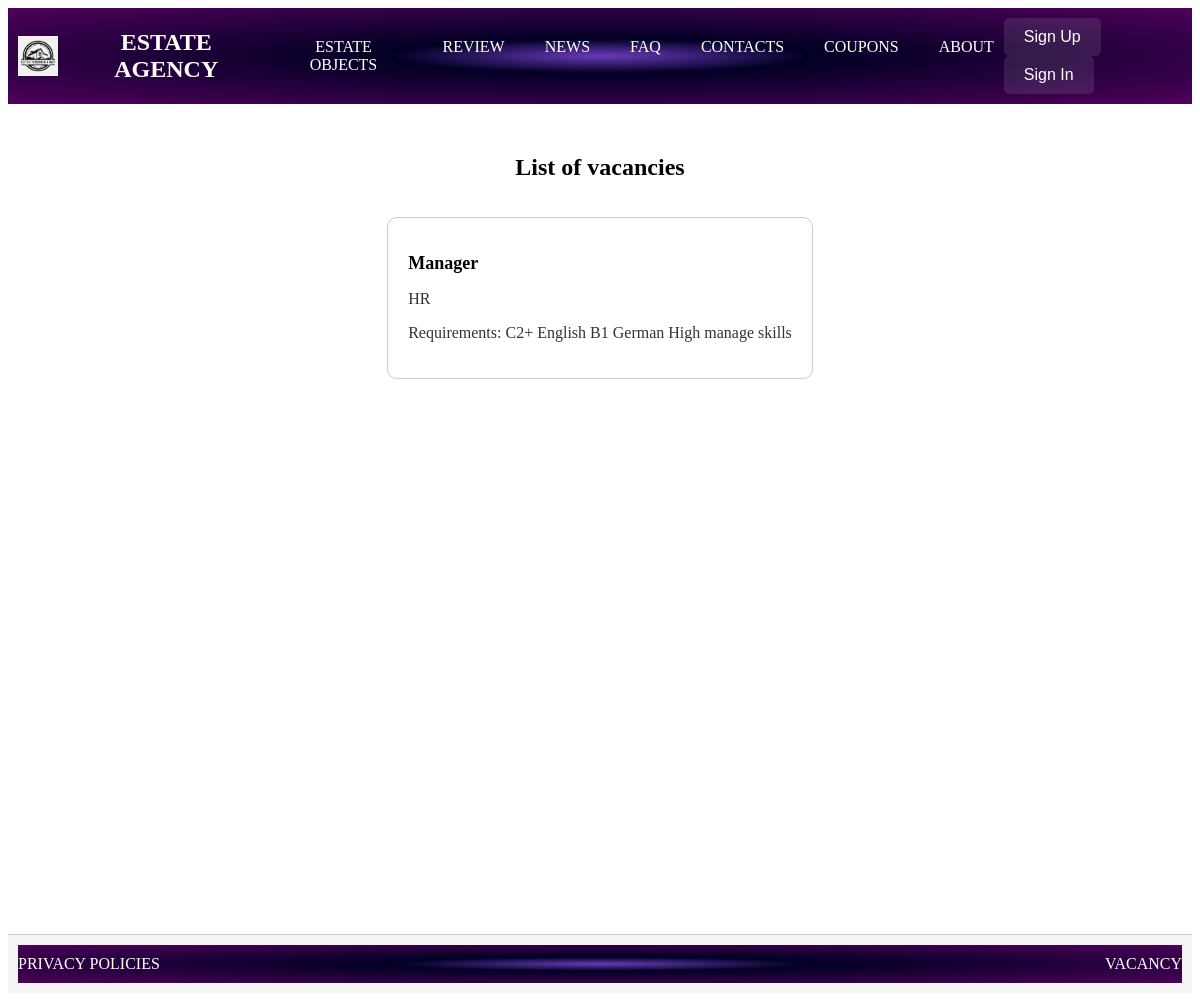
The app's page /vacancy/, older data.
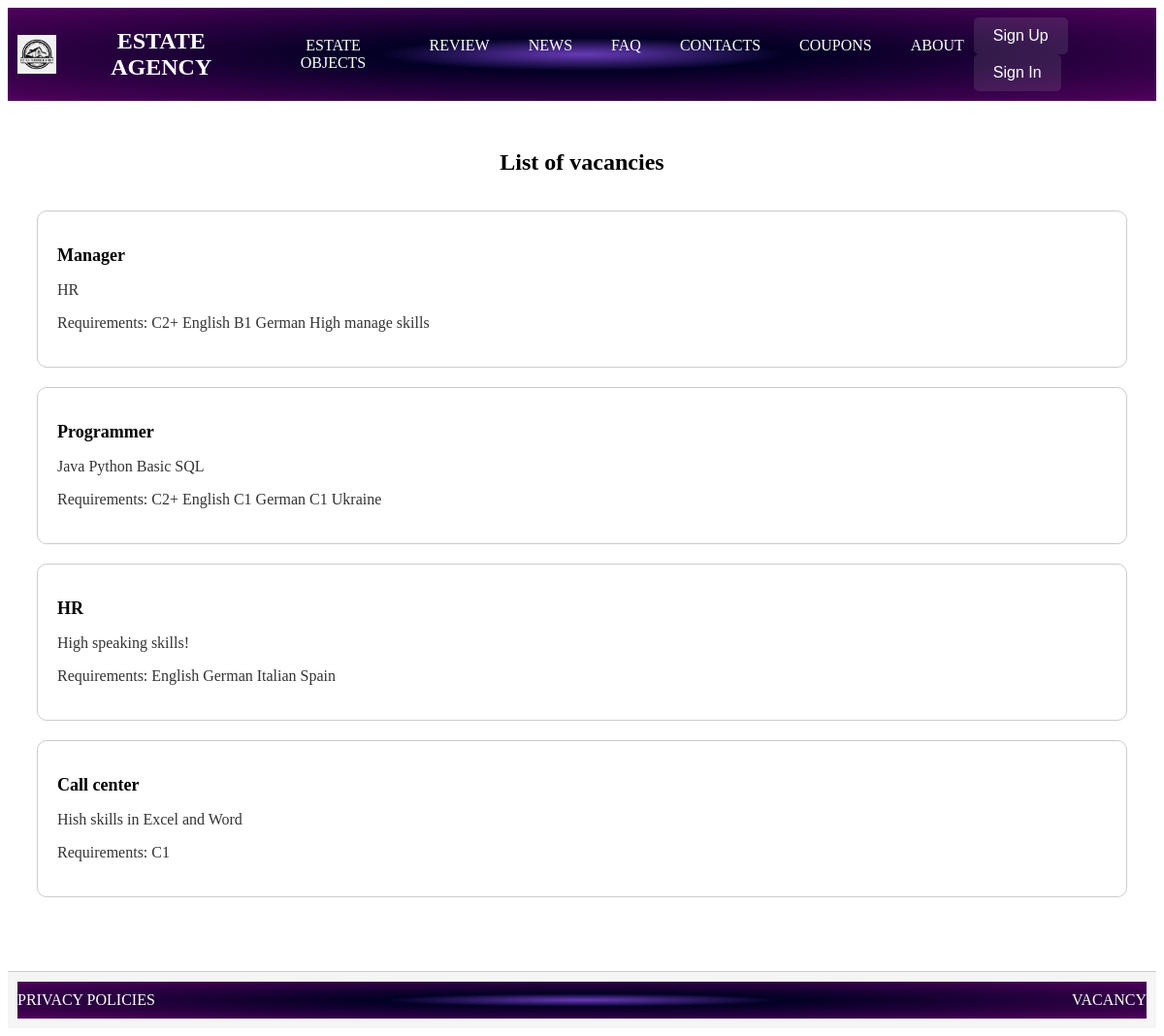
The same page, newer data.
### vacancy/models.py (models this page shows, shortened)
class Vacancy(models.Model):
    title = models.CharField(max_length=200)
    description = models.TextField()
    requirements = models.TextField()
    publication_date = models.DateField(auto_now_add=True)

### vacancy/views.py (the view)
# urls.py: path('', views.vacancy_list, name='home'),
def vacancy_list(request):
    vacancies = Vacancy.objects.all()
    context = {'vacancies': vacancies}
    return render(request, 'vacancy.html', context)

### vacancy/templates/vacancy.html (shortened to what this page needs)
{% extends 'EstateAgency/base_agency.html' %}
{% block head %}
<link rel="stylesheet" type="text/css" href="/static/css/vacancy.css">
{% endblock %}
{% block content %}
<div class="container background-rotate">
<h1>List of vacancies</h1>
<ul class="vacancy-list">
    {% for vacancy in vacancies %}
    <li class="vacancy-item" itemscope itemtype="http://schema.org/JobPosting">
        <h2 class="vacancy-title" itemprop="title">{{ vacancy.title }}</h2>
        <p class="vacancy-description" itemprop="description">{{ vacancy.description }}</p>
        <p class="vacancy-requirements">Requirements: <span class="vacancy-qualifications" itemprop="qualifications">{{ vacancy.requirements }}</span></p>
    </li>
    {% endfor %}
</ul>
</div>
{% endblock %}

### EstateAgency/templates/EstateAgency/base_agency.html (shortened to what this page needs)
<!DOCTYPE html>
<html>
<head>
    {% block head %} {% endblock %}
    <link rel="stylesheet" type="text/css" href="/static/css/base_main.css">
</head>
<body>
<header>
    <div class="header">
        <div class="logo" onclick="window.location.href='{% url 'main:home' %}';">
            <img src="/static/logo/logo.png" alt="Logo company" width="40" height="40" class="logo-image">
            ESTATE AGENCY
        </div>
        <div class="nav">
            <div class="nav-item"
                 onclick="window.location.href='{%url 'EstateAgency:agency_list' 0 %}';">ESTATE OBJECTS</div>
            <div class="nav-item"
                 onclick="window.location.href='{%url 'review:home' %}';">REVIEW</div>
            <div class="nav-item"
                 onclick="window.location.href='{%url 'news:home' %}';">NEWS</div>
            <div class="nav-item"
                 onclick="window.location.href='{%url 'faq:home' %}';">FAQ</div>
            <div class="nav-item"
                 onclick="window.location.href='{%url 'employee:home' %}';">CONTACTS</div>
            <div class="nav-item"
                 onclick="window.location.href='{%url 'coupon:home' %}';">COUPONS</div>
            <div class="nav-item"
                 onclick="window.location.href='{%url 'about:home' %}';">ABOUT</div>
        </div>
        {% if user.is_authenticated %}
        <div class="user-info">
            <div class="nav-item">{{user.username}}</div>
            <button class="button1" onclick="location.href='{%url 'auth_user:logout' %}'">Sign Out</button>
        </div>
        {% else %}
        <div class="user-info">
            <button class="button1" onclick="location.href='{%url 'auth_user:register' %}'">Sign Up</button>
            <button class="button1" onclick="location.href='{%url 'auth_user:login' %}'">Sign In</button>
        </div>
        {% endif %}
    </div>
</header>
<div class="main-content">
    <section>
        {% block content %}{% endblock %}
    </section>
</div>
<footer>
    <div class="footer">
        <div class="footer-item"
             onclick="window.location.href='/static/policy/policy.pdf'">PRIVACY POLICIES</div>
        <div class="footer-item"
             onclick="window.location.href='{%url 'vacancy:home' %}';">VACANCY</div>
    </div>
</footer>
</body>
</html>

### static/css/vacancy.css (style rules this page uses)
.container { display: flex; flex-direction: column; align-items: center; text-align: center; padding: 20px; box-sizing: border-box; }
.vacancy-list { list-style: none; padding: 0; display: flex; flex-wrap: wrap; justify-content: center; align-items: center; }
.vacancy-item { width: 100%; float: left; clear: both; margin-bottom: 20px; padding: 20px; border: 1px solid #ccc; border-radius: 10px; text-align: left; }
.vacancy-title { font-weight: bold; font-size: 18px; }
.vacancy-description { font-size: 16px; color: #333; }
.vacancy-requirements { font-size: 16px; color: #333; }
footer { margin-top: 20px; padding: 10px; background-color: #f5f5f5; border-top: 1px solid #ccc; text-align: center; }

### static/css/base_main.css (style rules this page uses)
.header { background: radial-gradient(ellipse at center, #673ab7 0%, rgba(2,0,36,1) 25%, rgba(79,1,91,1) 100%); color: #fff; padding: 10px 0; display: flex; justify-content: space-between; align-items: center; }
.logo { display: flex; align-items: center; text-align: center; padding: 10px; cursor: grabbing; font-size: 24px; font-weight: bold; position: relative; }
.logo-image { margin-right: 10px; }
.logo::before { content: ""; position: absolute; top: 0; left: 0; right: 0; bottom: 0; background: rgba(255, 255, 255, 0); transition: background 0.3s; z-index: -1; }
.nav { display: flex; gap: 20px; }
.nav-item { display: inline-block; padding: 10px 10px; text-align: center; cursor: pointer; transition: box-shadow 0.3s; box-shadow: 0 0 0 rgba(255, 255, 255, 0); }
.container { min-height: 100vh; display: flex; flex-direction: column; }
.main-content { margin: 10px; flex: 1; }
.footer { background: radial-gradient(ellipse at center, #673ab7 0%, rgba(2,0,36,1) 25%, rgba(79,1,91,1) 100%); color: #fff; padding: 10px 0; display: flex; justify-content: space-between; }
.footer-item { cursor: pointer; }
.button1 { display: inline-block; padding: 10px 20px; font-size: 16px; text-align: center; text-decoration: none; border: none; border-radius: 5px; background-color: rgba(255, 255, 255, 0.1); color: #fff; cursor: pointer; transition: background-color 0.3s, color 0.3s, transform 0.3s; }

Row changes from the older to the newer data that the page shows:
added Vacancy: title "Programmer", description "Java Python Basic SQL", requirements "C2+ English C1 German C1 Ukraine"
added Vacancy: title "HR", description "High speaking skills!", requirements "English German Italian Spain"
added Vacancy: title "Call center", description "Hish skills in Excel and Word", requirements "C1"
